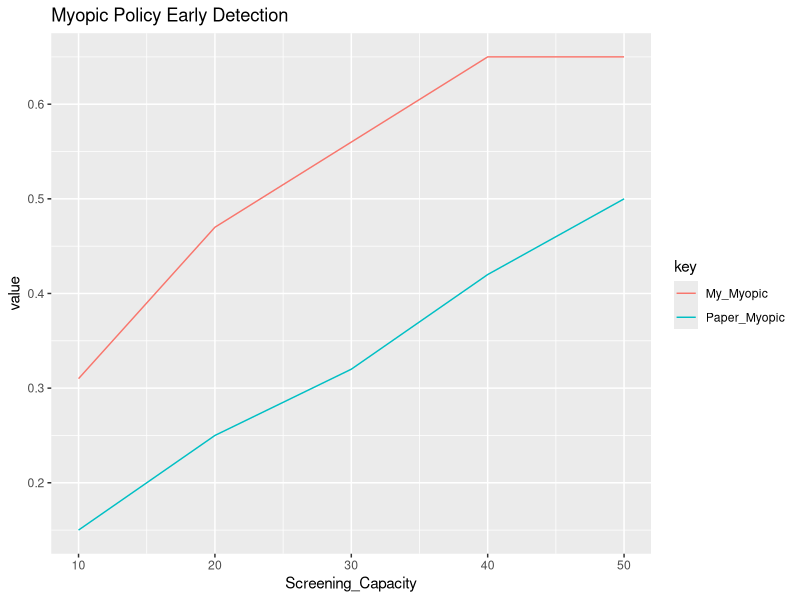
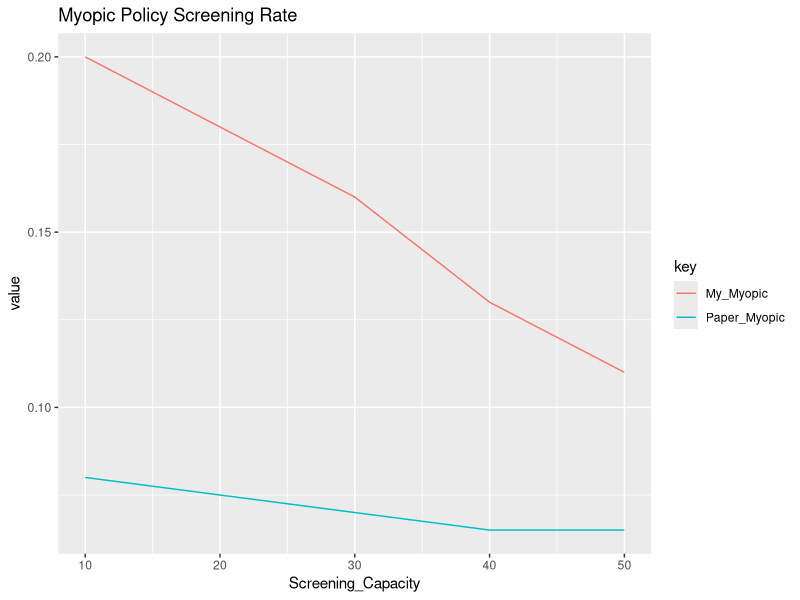
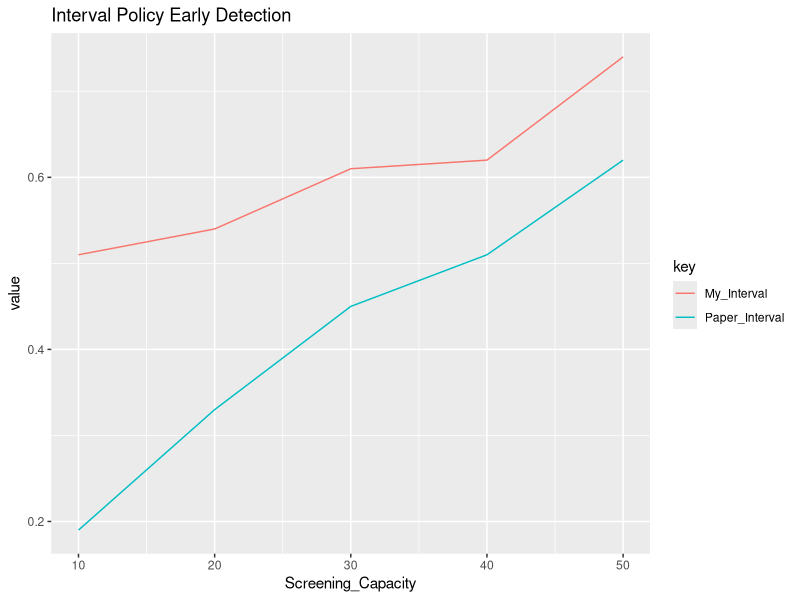
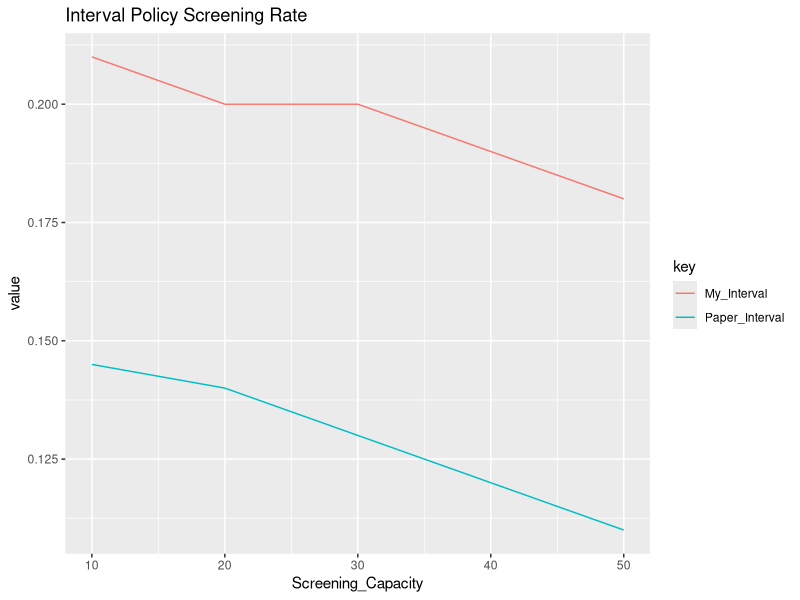
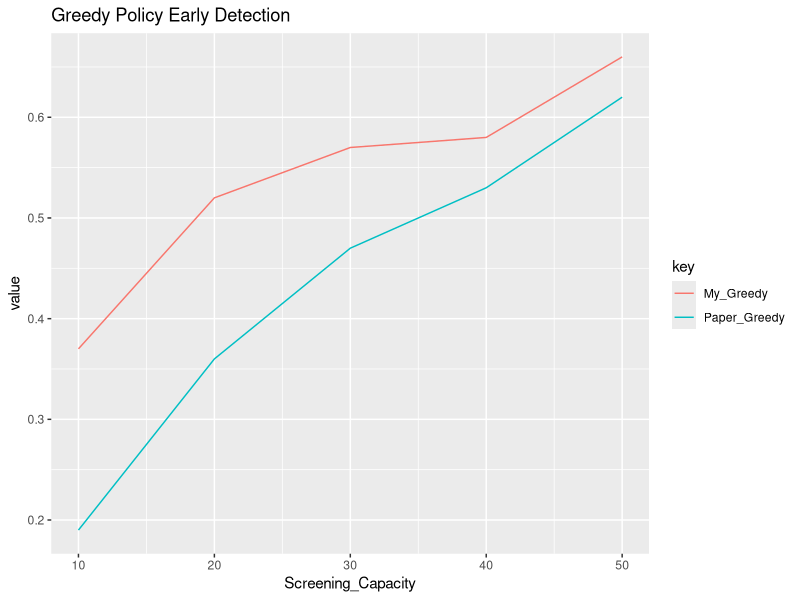
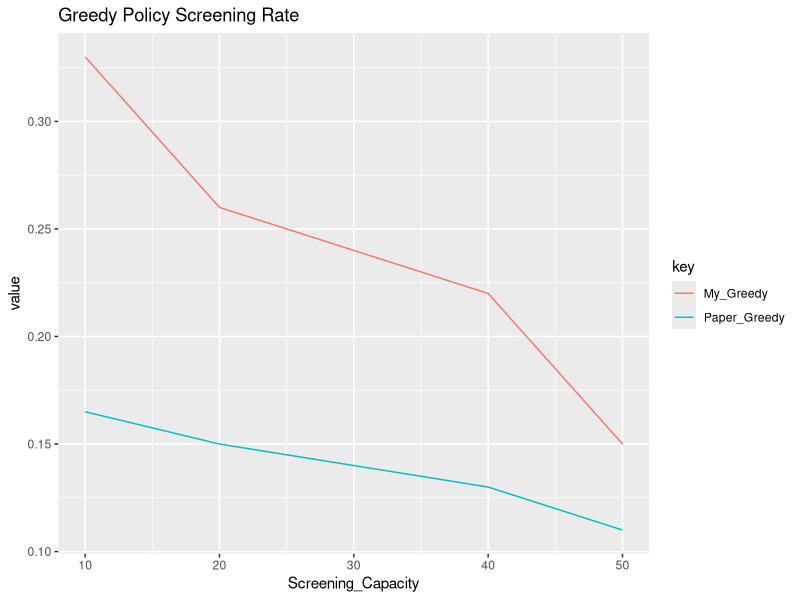
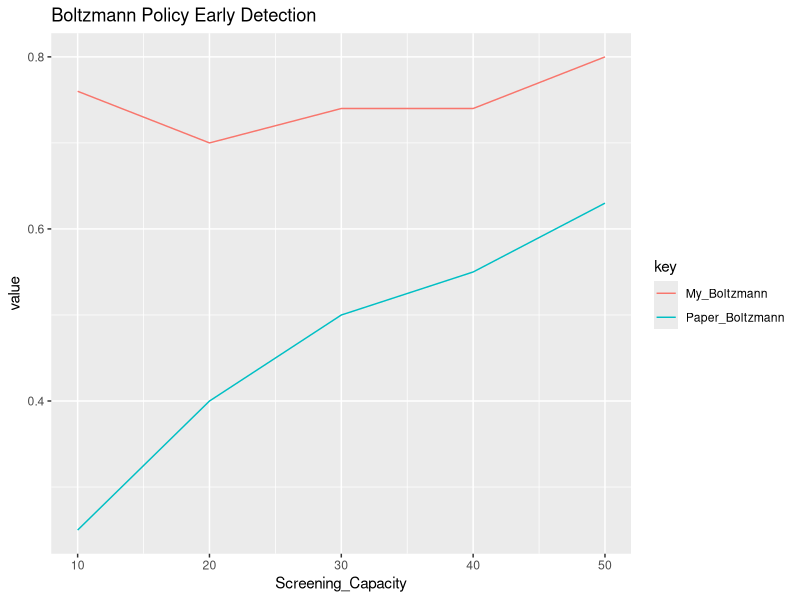
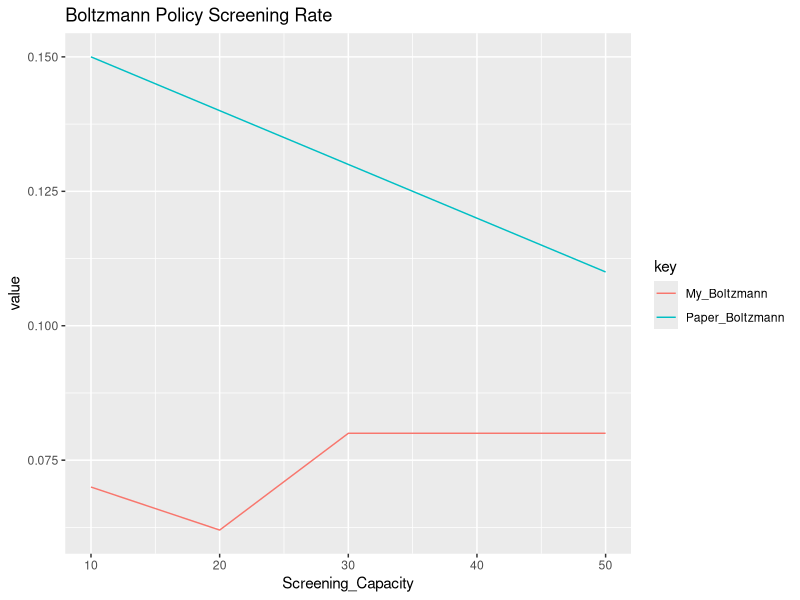

The R script that drew these images, in order:
## ---- chunk 1
knitr::opts_chunk$set(echo = TRUE)
## ---- chunk 2
library(ggplot2)
library(tidyr)

test_data <-
  data.frame(
    Paper_Myopic = c(0.15, 0.25, 0.32, 0.42, 0.5),
    My_Myopic =  c(0.31, 0.47, 0.56, 0.65, 0.65),
    Screening_Capacity = c(10, 20, 30, 40, 50)
  )

test_data %>%
  gather(key,value, Paper_Myopic, My_Myopic) %>%
  ggplot(aes(x=Screening_Capacity, y=value, colour=key)) +
  geom_line() +
  ggtitle("Myopic Policy Early Detection")

test_data2 <-
  data.frame(
    Paper_Myopic = c(0.08, 0.075, 0.07, 0.065, 0.065),
    My_Myopic =  c(0.2, 0.18, 0.16, 0.13, 0.11),
    Screening_Capacity = c(10, 20, 30, 40, 50)
  )

test_data2 %>%
  gather(key,value, Paper_Myopic, My_Myopic) %>%
  ggplot(aes(x=Screening_Capacity, y=value, colour=key)) +
  geom_line() +
  ggtitle("Myopic Policy Screening Rate")

## ---- chunk 3
library(ggplot2)
library(tidyr)

test_data <-
  data.frame(
    Paper_Interval = c(0.19, 0.33, 0.45, 0.51, 0.62),
    My_Interval =  c(0.51, 0.54, 0.61, 0.62, 0.74),
    Screening_Capacity = c(10, 20, 30, 40, 50)
  )

test_data %>%
  gather(key,value, Paper_Interval, My_Interval) %>%
  ggplot(aes(x=Screening_Capacity, y=value, colour=key)) +
  geom_line() +
  ggtitle("Interval Policy Early Detection")


test_data2 <-
  data.frame(
    Paper_Interval = c(0.145, 0.14, 0.13, 0.12, 0.11),
    My_Interval =  c(0.21, 0.20, 0.20, 0.19, 0.18),
    Screening_Capacity = c(10, 20, 30, 40, 50)
  )

test_data2 %>%
  gather(key,value, Paper_Interval, My_Interval) %>%
  ggplot(aes(x=Screening_Capacity, y=value, colour=key)) +
  geom_line() +
  ggtitle("Interval Policy Screening Rate")

## ---- chunk 4
library(ggplot2)
library(tidyr)

test_data <-
  data.frame(
    Paper_Greedy = c(0.19, 0.36, 0.47, 0.53, 0.62),
    My_Greedy =  c(0.37, 0.52, 0.57, 0.58, 0.66),
    Screening_Capacity = c(10, 20, 30, 40, 50)
  )

test_data %>%
  gather(key,value, Paper_Greedy, My_Greedy) %>%
  ggplot(aes(x=Screening_Capacity, y=value, colour=key)) +
  geom_line() +
  ggtitle("Greedy Policy Early Detection")

test_data2 <-
  data.frame(
    Paper_Greedy = c(0.165, 0.15, 0.14, 0.13, 0.11),
    My_Greedy =  c(0.33, 0.26, 0.24, 0.22, 0.15),
    Screening_Capacity = c(10, 20, 30, 40, 50)
  )

test_data2 %>%
  gather(key,value, Paper_Greedy, My_Greedy) %>%
  ggplot(aes(x=Screening_Capacity, y=value, colour=key)) +
  geom_line() +
  ggtitle("Greedy Policy Screening Rate")
## ---- chunk 5
library(ggplot2)
library(tidyr)

test_data <-
  data.frame(
    Paper_Boltzmann = c(0.25, 0.4, 0.5, 0.55, 0.63),
    My_Boltzmann =  c(0.76, 0.70, 0.74, 0.74, 0.8),
    Screening_Capacity = c(10, 20, 30, 40, 50)
  )

test_data %>%
  gather(key,value, Paper_Boltzmann, My_Boltzmann) %>%
  ggplot(aes(x=Screening_Capacity, y=value, colour=key)) +
  geom_line() +
  ggtitle("Boltzmann Policy Early Detection")


test_data2 <-
  data.frame(
    Paper_Boltzmann = c(0.15, 0.14, 0.13, 0.12, 0.11),
    My_Boltzmann =  c(0.07, 0.062, 0.08, 0.08, 0.08),
    Screening_Capacity = c(10, 20, 30, 40, 50)
  )

test_data2 %>%
  gather(key,value, Paper_Boltzmann, My_Boltzmann) %>%
  ggplot(aes(x=Screening_Capacity, y=value, colour=key)) +
  geom_line() +
  ggtitle("Boltzmann Policy Screening Rate")
